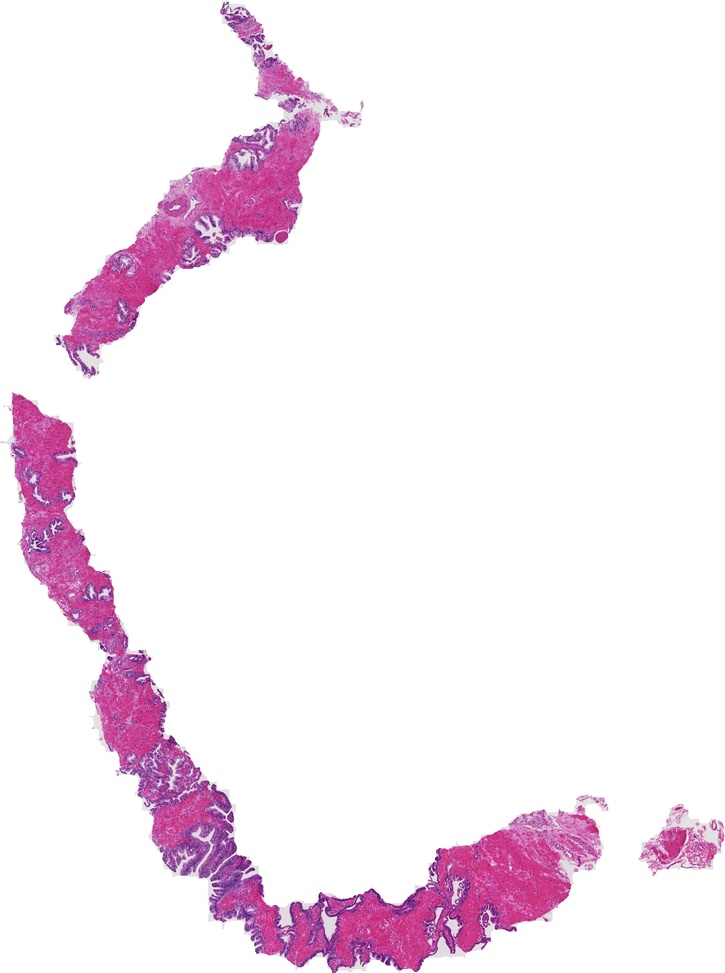
#> input picture HW3/images/cells/train0_1.jpeg, 725 x 973 px, shrunk from 3160 x 4240 before the run, found by its file name
$ python 1_3.py
#> lines starting #> are read from the running program, lines starting #| are printed output that depends on the picture; after the words box and inside, x2 and y2 are one past the last pixel; in counts of white or black regions, pixels touching at a corner belong together
#> further down, image is the input picture: shape (973, 725, 3); mean B, G, R 242.9, 234.1, 246.2
from time import time

import cv2
import matplotlib.pyplot as plt
import numpy as np


# [7 lines of commented-out code are left out]
def cut_corners(image):
    for i in range(len(image)-1, -1, -1):
        if np.sum(image[i]) == 0:
            image = np.delete(image, i, 0)
    image = image.T
    for i in range(len(image)-1, -1, -1):
        if np.sum(image[i]) == 0:
            image = np.delete(image, i, 0)
    image = image.T
    return image

def find_max_zone(image, k):
    rows, cols = image.shape
    if k == 0:
        res1 = (0, rows//2, 0, cols)
        res2 = (rows//2, rows, 0, cols)
    else:
        res1 = (0, rows, 0, cols//2)
        res2 = (0, rows, cols//2, cols)
    if np.sum(image[res1[0]:res1[1], res1[2]:res1[3]])>np.sum(image[res2[0]:res2[1], res2[2]:res2[3]]): return res1
    else: return res2

def find_max_precise(image, size):
    rows, cols = image.shape
    max_intens = 0
    cords = (0,0,0,0)
    for i in range(rows-size):
        for j in range(cols-size):
            img_cut = image[i:i+size, j:j+size]
            intens = np.sum(img_cut)
            if intens > max_intens:
                max_intens = intens
                cords = (i, i+size,j, j+size)
    return cords

def cut_one_image(image, size):
    rows, cols = image.shape
    cut_cords = [0, rows, 0, cols]
    while cut_cords[1]-cut_cords[0]>size*2:
        cut_cords_1 = find_max_zone(image[cut_cords[0]:cut_cords[1], cut_cords[2]:cut_cords[3]], 0)
        cut_cords[1] = cut_cords[0]+cut_cords_1[1]
        cut_cords[0] = cut_cords[0]+cut_cords_1[0]
    while cut_cords[3]-cut_cords[2]>size*2:
        cut_cords_1 = find_max_zone(image[cut_cords[0]:cut_cords[1], cut_cords[2]:cut_cords[3]], 1)
        cut_cords[3] = cut_cords[2]+cut_cords_1[3]
        cut_cords[2] = cut_cords[2]+cut_cords_1[2]
    cut_cords_1 = find_max_precise(image[cut_cords[0]:cut_cords[1], cut_cords[2]:cut_cords[3]], size)
    cut_cords[1] = cut_cords[0]+cut_cords_1[1]
    cut_cords[0] = cut_cords[0]+cut_cords_1[0]
    cut_cords[3] = cut_cords[2]+cut_cords_1[3]
    cut_cords[2] = cut_cords[2]+cut_cords_1[2]
    result = cut_cords
    return result

def cut_image(image, size, number):

#> called with size = 400, number = 4
    imageGR = cv2.cvtColor(image, cv2.COLOR_BGR2GRAY)
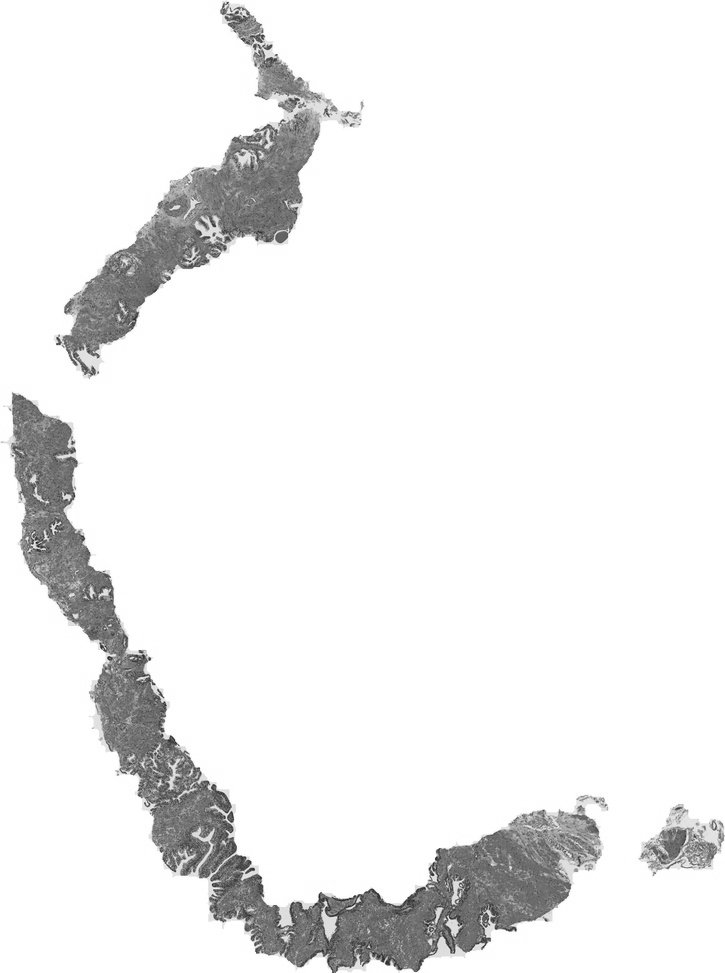
#> imageGR: shape (973, 725); min 30, max 255, mean 238.7
    max_values = np.iinfo(imageGR.dtype).max
#> max_values = 255
    imageGR ^= max_values
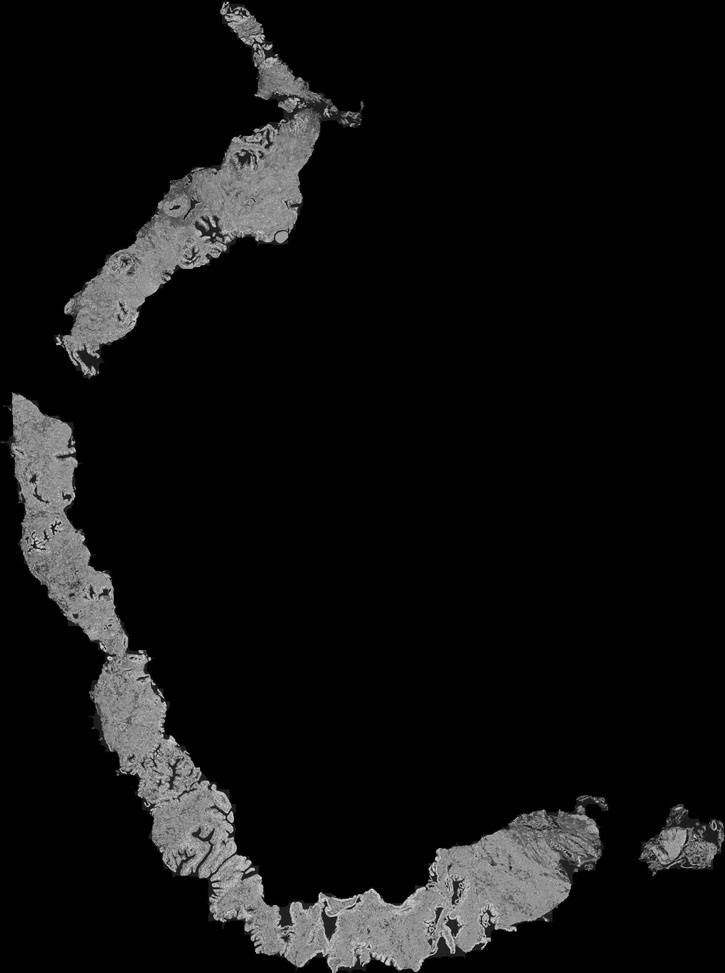
#> imageGR: shape (973, 725); min 0, max 225, mean 16.3
    rows = int(np.ceil(np.sqrt(number)))
    result = np.zeros((rows*size, rows*size, 3), dtype=np.uint8)
    for i in range(number):
        cords = cut_one_image(imageGR, size)
        result[(i//rows)*size:(i//rows+1)*size, (i%rows)*size:(i%rows+1)*size, :] = image[cords[0]:cords[1], cords[2]:cords[3], :]
        imageGR[cords[0]:cords[1], cords[2]:cords[3]] = np.zeros((cords[1]-cords[0], cords[3]-cords[2]), dtype=np.uint8)
#> this loop made 4 passes
#> (cut_cords_1 in cut_one_image, cords) on passes 1, 3, 4: ((86, 486, 97, 497), [572, 972, 97, 497]), ((59, 459, 324, 724), [545, 945, 324, 724]), ((0, 400, 0, 400), [486, 886, 0, 400])
#> cords on pass 2: [85, 485, 0, 400]
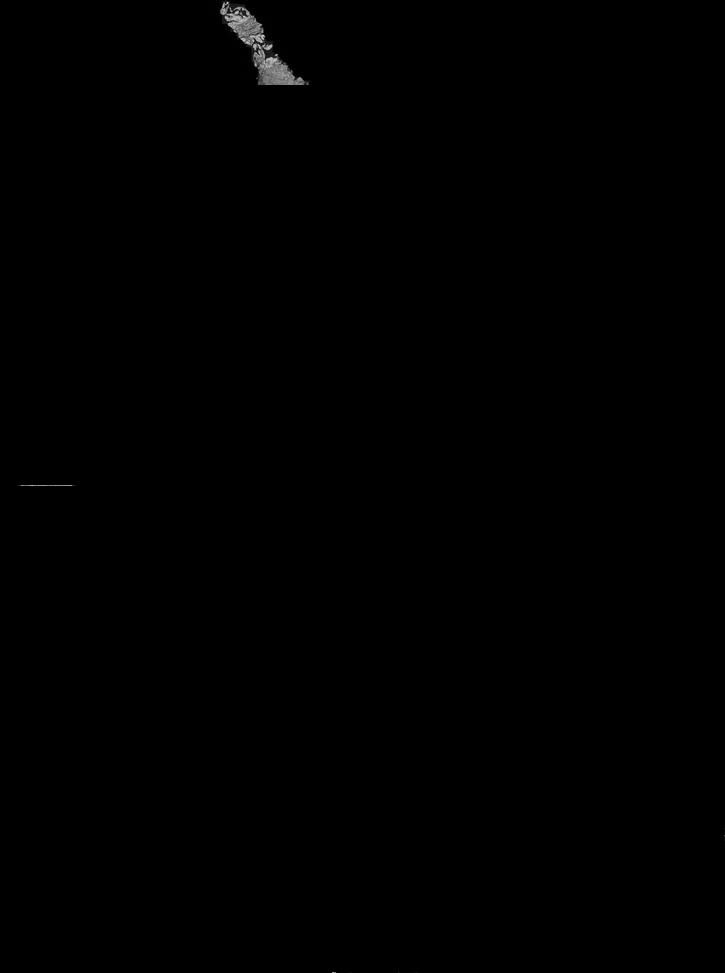
#> imageGR: shape (973, 725); 15.78% of pixels changed, all inside (x1, y1, x2, y2) = (0, 85, 724, 972)
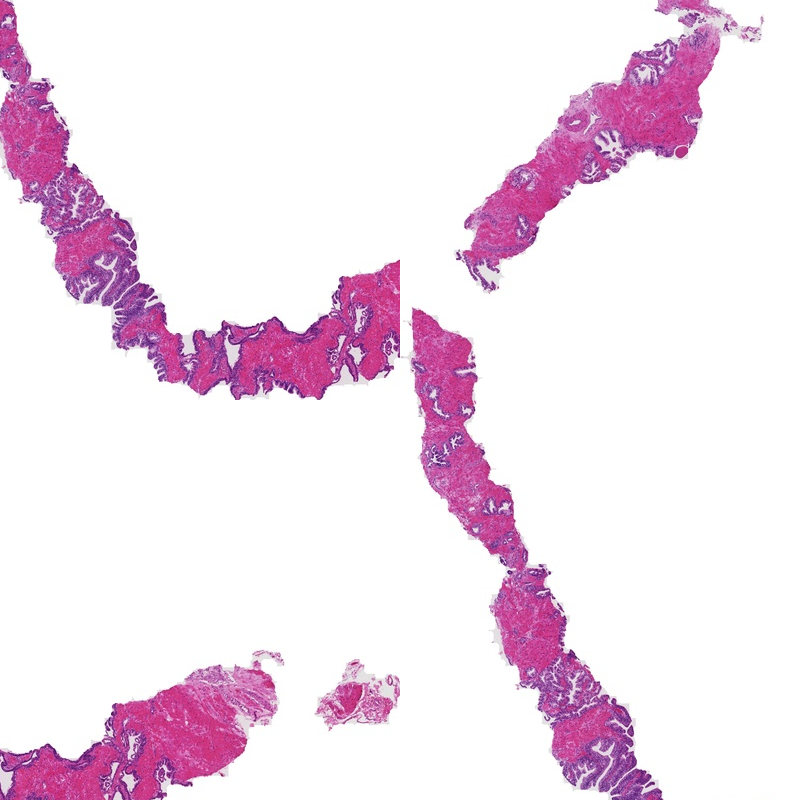
#> result: shape (800, 800, 3); mean B, G, R 237.2, 224.5, 242.1
    return result

image = cv2.imread(f'./HW3/images/cells/train0_1.jpeg')

res = cut_image(image, 400, 4)

fig, axs = plt.subplots(1, 2, figsize = (10, 4))
ax1, ax2 = axs

ax1.imshow(image.copy())
ax1.set_title('image', fontsize=15)

ax2.imshow(res.copy())
ax2.set_title('res', fontsize=15)

plt.show()
#> figure, not shown here; B, G, R data is drawn as R, G, B

$ run again, with HW3/images/cells/train2_1.jpeg copied over HW3/images/cells/train0_1.jpeg
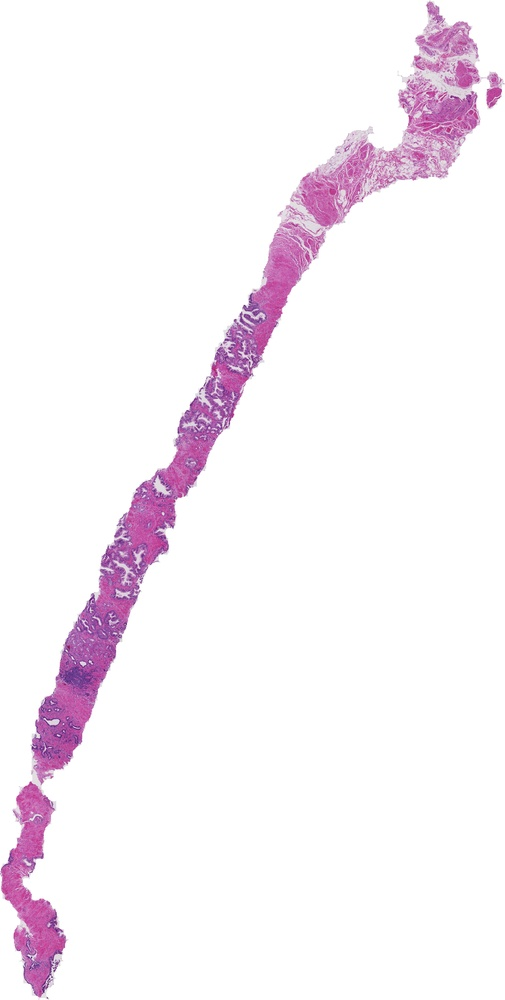
#> input picture HW3/images/cells/train2_1.jpeg, 505 x 1000 px, shrunk from 3880 x 7688 before the run, found by its file name
#> image is the input picture: shape (1000, 505, 3); mean B, G, R 247.3, 241.6, 248.3
#> the loop in cut_image, `for i in range(number):` made 4 passes
#> cords on passes 1, 4: [36, 436, 104, 504], [99, 499, 0, 400]
#> after the loop in cut_image, `for i in range(number):`:
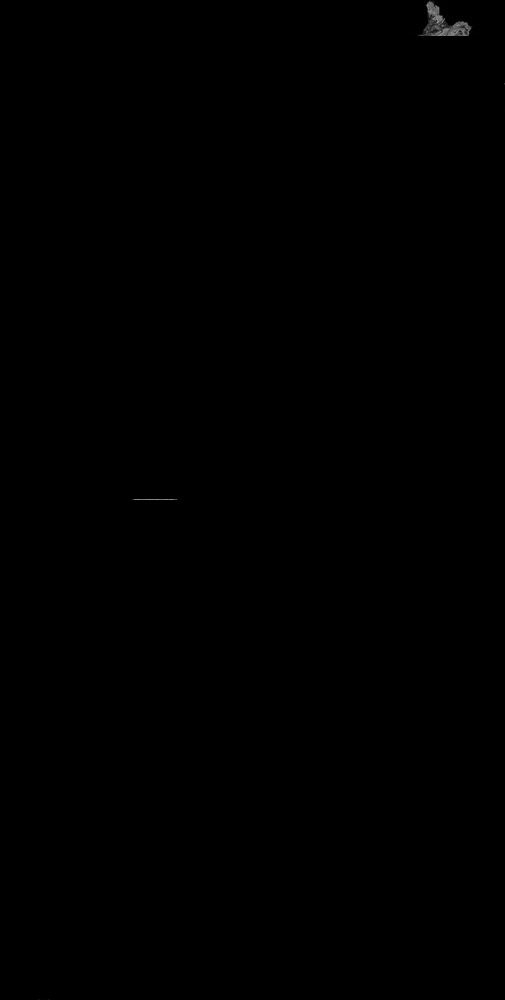
#> imageGR: shape (1000, 505); min 0, max 157, mean 0.2
#> after the loop in cut_image, `for i in range(number):`:
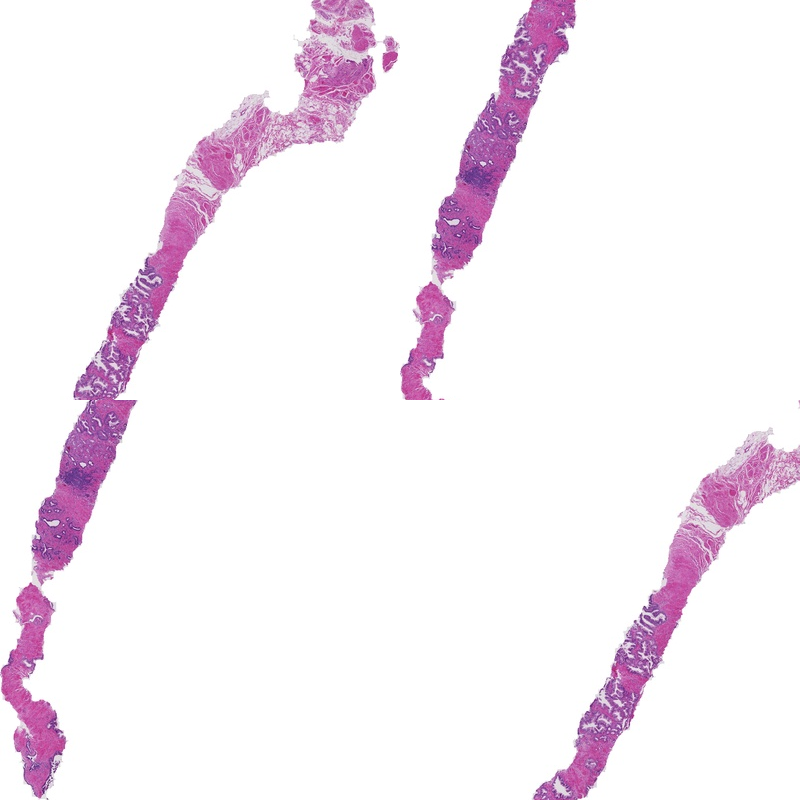
#> result: shape (800, 800, 3); mean B, G, R 245.6, 238.5, 246.8
